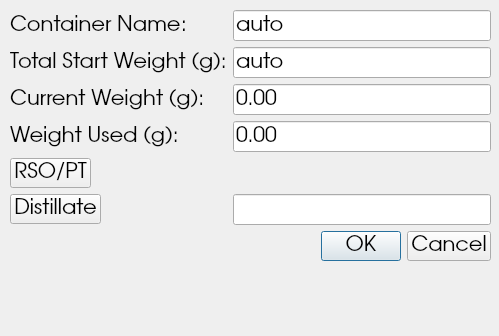
<?xml version="1.0" encoding="UTF-8"?>
<ui version="4.0">
 <class>Dialog</class>
 <widget class="QDialog" name="Dialog">
  <property name="geometry">
   <rect>
    <x>0</x>
    <y>0</y>
    <width>499</width>
    <height>336</height>
   </rect>
  </property>
  <property name="windowTitle">
   <string>Dialog</string>
  </property>
  <widget class="QWidget" name="formLayoutWidget">
   <property name="geometry">
    <rect>
     <x>10</x>
     <y>10</y>
     <width>481</width>
     <height>321</height>
    </rect>
   </property>
   <property name="font">
    <font>
     <family>URW Gothic L</family>
     <pointsize>16</pointsize>
    </font>
   </property>
   <layout class="QFormLayout" name="formLayout">
    <item row="0" column="0">
     <widget class="QLabel" name="label">
      <property name="font">
       <font>
        <family>URW Gothic L</family>
        <pointsize>16</pointsize>
       </font>
      </property>
      <property name="text">
       <string>Container Name:</string>
      </property>
     </widget>
    </item>
    <item row="0" column="1">
     <widget class="QLineEdit" name="lineContainerName">
      <property name="font">
       <font>
        <family>URW Gothic L</family>
        <pointsize>16</pointsize>
       </font>
      </property>
      <property name="text">
       <string>auto</string>
      </property>
     </widget>
    </item>
    <item row="1" column="0">
     <widget class="QLabel" name="label_2">
      <property name="font">
       <font>
        <family>URW Gothic L</family>
        <pointsize>16</pointsize>
       </font>
      </property>
      <property name="text">
       <string>Total Start Weight (g):</string>
      </property>
     </widget>
    </item>
    <item row="2" column="0">
     <widget class="QLabel" name="label_4">
      <property name="font">
       <font>
        <family>URW Gothic L</family>
        <pointsize>16</pointsize>
       </font>
      </property>
      <property name="text">
       <string>Current Weight (g):</string>
      </property>
     </widget>
    </item>
    <item row="3" column="0">
     <widget class="QLabel" name="label_5">
      <property name="font">
       <font>
        <family>URW Gothic L</family>
        <pointsize>16</pointsize>
       </font>
      </property>
      <property name="text">
       <string>Weight Used (g):</string>
      </property>
     </widget>
    </item>
    <item row="1" column="1">
     <widget class="QLineEdit" name="lineStartWeight">
      <property name="font">
       <font>
        <family>URW Gothic L</family>
        <pointsize>16</pointsize>
       </font>
      </property>
      <property name="text">
       <string>auto</string>
      </property>
     </widget>
    </item>
    <item row="2" column="1">
     <widget class="QLineEdit" name="lineCurrentWeight">
      <property name="font">
       <font>
        <family>URW Gothic L</family>
        <pointsize>16</pointsize>
       </font>
      </property>
      <property name="text">
       <string>0.00</string>
      </property>
     </widget>
    </item>
    <item row="3" column="1">
     <widget class="QLineEdit" name="lineWeightUsed">
      <property name="font">
       <font>
        <family>URW Gothic L</family>
        <pointsize>16</pointsize>
       </font>
      </property>
      <property name="text">
       <string>0.00</string>
      </property>
     </widget>
    </item>
    <item row="4" column="0">
     <widget class="QPushButton" name="pushRsopt">
      <property name="font">
       <font>
        <family>URW Gothic L</family>
        <pointsize>16</pointsize>
       </font>
      </property>
      <property name="text">
       <string>RSO/PT</string>
      </property>
      <property name="checkable">
       <bool>true</bool>
      </property>
     </widget>
    </item>
    <item row="5" column="0">
     <widget class="QPushButton" name="pushDistillate">
      <property name="font">
       <font>
        <family>URW Gothic L</family>
        <pointsize>16</pointsize>
       </font>
      </property>
      <property name="text">
       <string>Distillate</string>
      </property>
      <property name="checkable">
       <bool>true</bool>
      </property>
     </widget>
    </item>
    <item row="5" column="1">
     <widget class="QLineEdit" name="lineFlavorName">
      <property name="font">
       <font>
        <family>URW Gothic L</family>
        <pointsize>16</pointsize>
       </font>
      </property>
     </widget>
    </item>
    <item row="6" column="1">
     <widget class="QDialogButtonBox" name="buttonBox">
      <property name="font">
       <font>
        <family>URW Gothic L</family>
        <pointsize>16</pointsize>
       </font>
      </property>
      <property name="standardButtons">
       <set>QDialogButtonBox::Cancel|QDialogButtonBox::Ok</set>
      </property>
     </widget>
    </item>
   </layout>
  </widget>
 </widget>
 <resources/>
 <connections/>
</ui>
